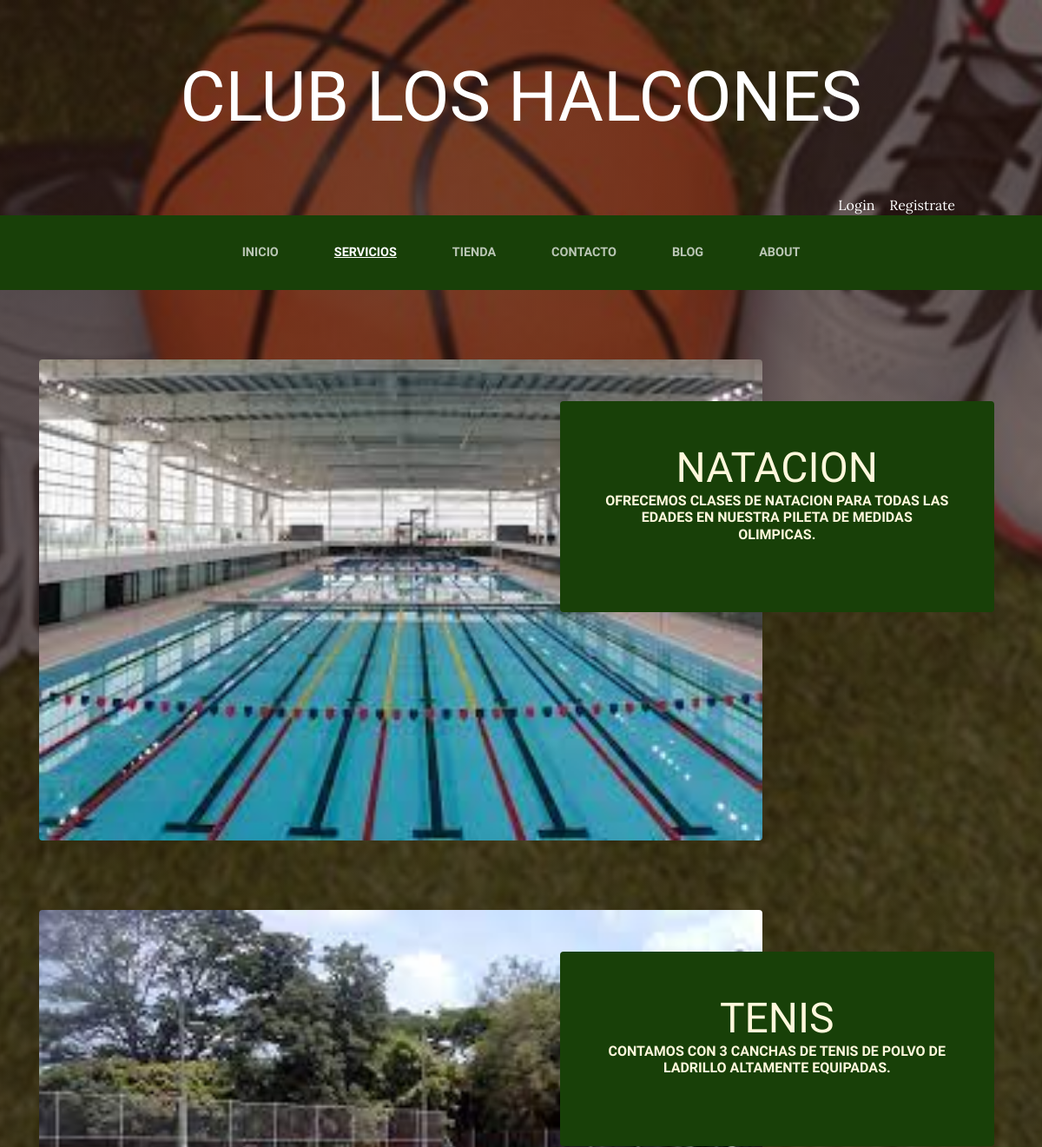
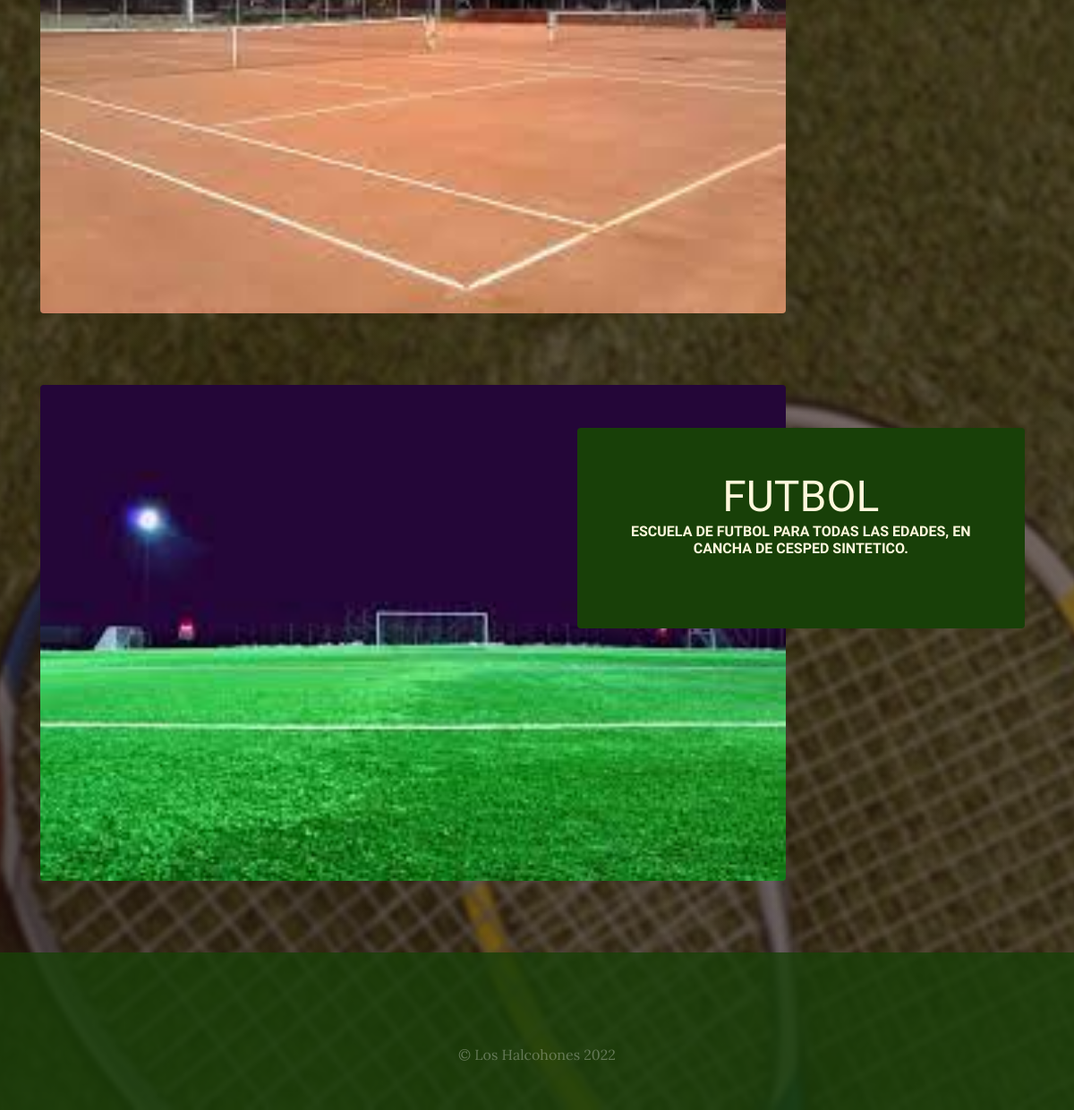
The app's page /servicios/ with its own data (2 pictures, top to bottom).
### Servicios/models.py (models this page shows, shortened)
class Servicio (models.Model):
    titulo=models.CharField (max_length= 30)
    contenido=models.CharField (max_length= 120)
    imagen=models.ImageField(upload_to='Servicios')
    created=models.DateField(auto_now_add=True)
    updated=models.DateField(auto_now_add=True)
    class Meta:
        verbose_name="servicio"
        verbose_name_plural="servicios"

### Servicios/views.py (the view)
def servicios (request) :
    servicios=Servicio.objects.all()
    return render (request, "servicios/servicios.html", {"servicios":servicios})

### Carro/context_processor.py (called while the page is built)
def importe_total_carro(request):
    total=0
    if request.user.is_authenticated:
        for keys, value in request.session['carro'].items():
            total=total+(float(value["precio"]))
    else:
        total="Debes logearte para conocer el total"
    return {"importe_total_carro":total}

### Servicios/templates/servicios/servicios.html
{% extends "App/base.html" %}
{% load static %}
{% block content %}
    {% for servicio in servicios %}
   <section class="page-section clearfix">
      <div class="container">
        <div class="intro">
          <img class="intro-img img-fluid mb-3 mb-lg-0 rounded" src="{{servicio.imagen.url}}" alt="">
          <div class="intro-text left-0 text-center bg-faded p-5 rounded">
            <h2 class="section-heading mb-4" >
              <span class="section-heading-lower">{{servicio.titulo}}</span>
              <span class="section-heading-upper">{{servicio.contenido}}</span>
            </h2>
          </div>
        </div>
      </div>
    </section>
    {% endfor %}
{% endblock %}

### App/static/App/css/gestion.css (style rules this page uses)
body { font-family: 'Lora'; background: linear-gradient(rgba(47, 23, 15, 0.65), rgba(47, 23, 15, 0.65)), url("../img/bg_main.jpg"); background-attachment: fixed; background-position: center; background-size: cover; }
h1, h2, h3, h4, h5, h6 { font-family: 'Raleway'; }
.page-section { margin-top: 5rem; margin-bottom: 5rem; }
.section-heading { text-transform: uppercase; }
.section-heading .section-heading-upper { display: block; font-size: 1rem; font-weight: 800; padding-bottom:.5rem; }
.section-heading .section-heading-lower { display: block; font-size: 3rem; font-weight: 100; }
.bg-faded { background-color: rgba(255, 255, 255, 0.85); }
.intro { position: relative; }
@media (min-width: 992px) { .intro .intro-img { width: 75%; float: left; } }
@media (min-width: 992px) { .intro .intro-text { left: 600; width: 60%; margin-top: 3rem; background-color: rgba(24, 64, 8); color: cornsilk; position: absolute; } }
@media (min-width: 1200px) { .intro .intro-text { width: 45%; } }

### records on screen
Servicio: imagen (picture), titulo "NATACION", contenido "OFRECEMOS CLASES DE NATACION PARA TODAS LAS EDADES EN NUESTRA PILETA DE MEDIDAS OLIMPICAS."
Servicio: imagen (picture), titulo "TENIS", contenido "CONTAMOS CON 3 CANCHAS DE TENIS DE POLVO DE LADRILLO ALTAMENTE EQUIPADAS."
Servicio: imagen (picture), titulo "FUTBOL", contenido "ESCUELA DE FUTBOL PARA TODAS LAS EDADES, EN CANCHA DE CESPED SINTETICO."
